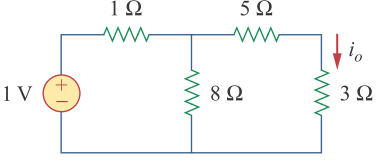
#> input picture images/sadiku1.PNG, 392 x 163 px; its folder holds only this picture in this run
$ python test_contour.py   (Python 2 division)   (older library calls are emulated)
#> lines starting #> are read from the running program, lines starting #| are printed output that depends on the picture; after the words box and inside, x2 and y2 are one past the last pixel; in counts of white or black regions, pixels touching at a corner belong together
import numpy as np
import cv2

############# does a pretty good job of finding all the elements besides resistors. Could probably do some machine learning to characterize the elements
# from the rectangles that this generates.

#things to add/change
    #different SIZESMALLSAVED - increase
    #start saving other information, such as the original area of the contour
        #that will definitely help with things, as elements tend to remain the same size
        #will have to decode as a ratio of max/min though, as size changes

##adapting from here: https://stackoverflow.com/questions/9413216/simple-digit-recognition-ocr-in-opencv-python
# https://github.com/goncalopp/simple-ocr-opencv also can be a good guide (haven't checked the code out yet)

imgstring = "sadiku1";
isPhoto = False;
if isPhoto:
    imgtype = ".jpg";
    featurestype = "photo/";
else:
    imgtype = ".PNG";
    featurestype = "fft/";

im = cv2.imread("images/" + imgstring + imgtype,cv2.CV_LOAD_IMAGE_COLOR)
#> im is the input picture: shape (163, 392, 3); mean B, G, R 247.6, 248.4, 247.7
resized = []
if isPhoto:
    im = cv2.resize(im, dsize = (0,0), fx = .1, fy = .1, interpolation = cv2.INTER_CUBIC);
im3 = im.copy();
out = np.zeros(im.shape,np.uint8)
gray = cv2.cvtColor(im,cv2.COLOR_BGR2GRAY)
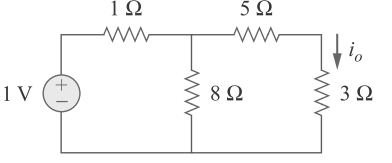
#> gray: shape (163, 392); min 54, max 255, mean 248.1
if isPhoto:
    thresh = cv2.GaussianBlur(gray,(5,5),1)
else:
    thresh = gray;
thresh = cv2.adaptiveThreshold(thresh,255,adaptiveMethod = cv2.ADAPTIVE_THRESH_GAUSSIAN_C,thresholdType = cv2.THRESH_BINARY,blockSize = 11, C=2)
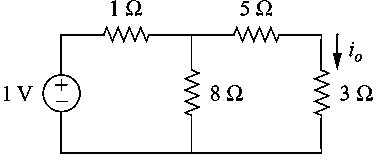
#> thresh: shape (163, 392); 95% white; black in thin lines or dots, all inside (x1, y1, x2, y2) = (4, 0, 373, 154)

#> (the run stopped early here; a loop or call above may not have finished)
